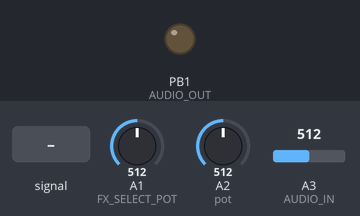
The sketch below on a simulated ATtiny85, built with avr-gcc and run on an emulated ATtiny85. On the bench: output pins drawn as LEDs (lit = HIGH). The inputs (shaded band) are chosen by the test bench; at power-on: A1 (FX_SELECT_POT) = 512, A3 (AUDIO_IN) = 512, A2 (pot) = 512.

Above: at 1.2 s.
1.3 s: A3 (AUDIO_IN) fed a 200 Hz sine of ±81 counts around its level
4.3 s: A1 (FX_SELECT_POT) set to 350
Timing chart, 0 to 5.0 s (numbered marks = the images above; inputs shaded):
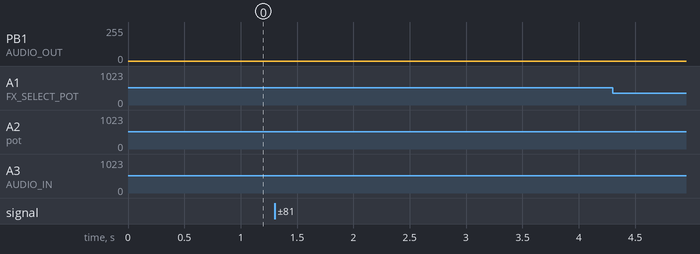

The sketch:

attiny85multifx.ino
```cpp
#define AUDIO_IN A3   // PB3 (ADC Input)
#define AUDIO_OUT 1   // PB1 (PWM Output)
#define FX_SELECT_POT A1 // PB4 (Potentiometer for effect selection)

void setup() {
    pinMode(AUDIO_IN, INPUT);
    pinMode(AUDIO_OUT, OUTPUT);
}

void loop() {
    int rawSample = analogRead(AUDIO_IN);       // Read audio input
    int potValue = analogRead(FX_SELECT_POT);   // Read pot value (0-1023)
    int effectIndex = potValue / 341;           // Map to 0, 1, or 2 for 3 effects

    // Process audio based on effectIndex
    int processedOutput;
    if (effectIndex == 0) {
        processedOutput = bitCrusher(rawSample);
    } else if (effectIndex == 1) {
        processedOutput = waveFolder(rawSample);
    } else {
        processedOutput = glitchDelay(rawSample);
    }

    analogWrite(AUDIO_OUT, processedOutput);    // Send processed audio to output
}

int bitCrusher(int sample) {
    int bitDepth = analogRead(A2) / 128 + 1;  // Map Level pot (PB5) to 1-8 bits
    return (sample >> bitDepth) << bitDepth;  // Reduce bit depth
}

int waveFolder(int sample) {
    static int waveFolderOutputPrev = 512;
    int foldAmount = analogRead(A2) / 256 + 1; // Map Level pot to fold amount
    int waveFolderOutput = abs(sample - 512) % (256 / foldAmount) * 2;
    waveFolderOutput = (waveFolderOutputPrev * 7 + waveFolderOutput) / 8; // Smoothing
    waveFolderOutputPrev = waveFolderOutput;
    return waveFolderOutput;
}

int glitchDelay(int sample) {
    static int delayBuffer[128];
    static int index = 0;

    int delayTime = analogRead(A2) / 8; // Map Level pot to delay time
    index = (index + 1) % (delayTime + 1);
    int delayedSample = delayBuffer[index];
    delayBuffer[index] = sample;
    return delayedSample;
}
```
